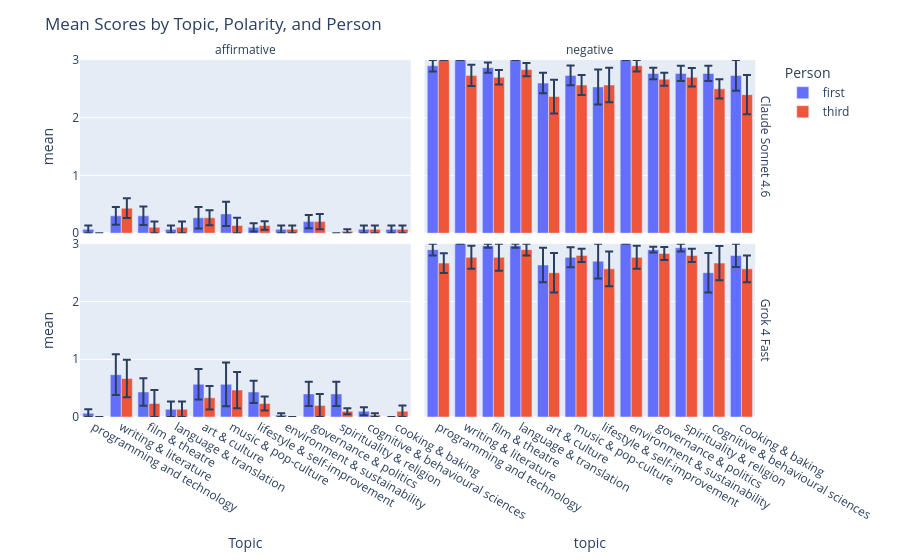

The cell this chart's notebook holds for it:
### Code cell
fig = px.bar(df, x="topic", y="mean", color="person", barmode="group", error_y="stderr", facet_col="polarity", facet_row="model")
fig.update_layout(title="Mean Scores by Topic, Polarity, and Person", xaxis_title="Topic", yaxis_title="mean", legend_title="Person")
fig.for_each_annotation(lambda a: a.update(text=a.text.split("=")[-1]))
fig.update_yaxes(range=[0, 3])
fig.show()

### Figure 1 — Plotly figure (JSON) as saved in the notebook; plotly's stock layout.template omitted (floating-point values rounded to 4 significant figures)
{"data": [{"alignmentgroup": "True", "error_y": {"array": [0.06667, 0.1528, 0.1606, 0.06667, 0.1846, 0.2108, 0.07115, 0.06667, 0.1133, 0.0, 0.06667, 0.06667]}, "hovertemplate": "person=first<br>model=Claude Sonnet 4.6<br>polarity=affirmative<br>topic=%{x}<br>mean=%{y}<extra></extra>", "legendgroup": "first", "marker": {"color": "#636efa", "pattern": {"shape": ""}}, "name": "first", "offsetgroup": "first", "orientation": "v", "showlegend": true, "textposition": "auto", "type": "bar", "x": ["programming and technology", "writing & literature", "film & theatre", "language & translation", "art & culture", "music & pop-culture", "lifestyle & self-improvement", "environment & sustainability", "governance & politics", "spirituality & religion", "cognitive & behavioural sciences", "cooking & baking"], "xaxis": "x3", "y": [0.06667, 0.3, 0.3, 0.06667, 0.2667, 0.3333, 0.1, 0.06667, 0.2, 0.0, 0.06667, 0.06667], "yaxis": "y3"}, {"alignmentgroup": "True", "error_y": {"array": [0.1, 0.0, 0.08889, 0.0, 0.1778, 0.1707, 0.3031, 0.0, 0.1, 0.1319, 0.1319, 0.2667]}, "hovertemplate": "person=first<br>model=Claude Sonnet 4.6<br>polarity=negative<br>topic=%{x}<br>mean=%{y}<extra></extra>", "legendgroup": "first", "marker": {"color": "#636efa", "pattern": {"shape": ""}}, "name": "first", "offsetgroup": "first", "orientation": "v", "showlegend": false, "textposition": "auto", "type": "bar", "x": ["programming and technology", "writing & literature", "film & theatre", "language & translation", "art & culture", "music & pop-culture", "lifestyle & self-improvement", "environment & sustainability", "governance & politics", "spirituality & religion", "cognitive & behavioural sciences", "cooking & baking"], "xaxis": "x4", "y": [2.9, 3.0, 2.867, 3.0, 2.6, 2.733, 2.533, 3.0, 2.767, 2.767, 2.767, 2.733], "yaxis": "y4"}, {"alignmentgroup": "True", "error_y": {"array": [0.06667, 0.3542, 0.2386, 0.1333, 0.2632, 0.3786, 0.1928, 0.03333, 0.2096, 0.2096, 0.07115, 0.0]}, "hovertemplate": "person=first<br>model=Grok 4 Fast<br>polarity=affirmative<br>topic=%{x}<br>mean=%{y}<extra></extra>", "legendgroup": "first", "marker": {"color": "#636efa", "pattern": {"shape": ""}}, "name": "first", "offsetgroup": "first", "orientation": "v", "showlegend": false, "textposition": "auto", "type": "bar", "x": ["programming and technology", "writing & literature", "film & theatre", "language & translation", "art & culture", "music & pop-culture", "lifestyle & self-improvement", "environment & sustainability", "governance & politics", "spirituality & religion", "cognitive & behavioural sciences", "cooking & baking"], "xaxis": "x", "y": [0.06667, 0.7333, 0.4333, 0.1333, 0.5667, 0.5667, 0.4333, 0.03333, 0.4, 0.4, 0.1, 0.0], "yaxis": "y"}, {"alignmentgroup": "True", "error_y": {"array": [0.1, 0.0, 0.03333, 0.03333, 0.3, 0.1725, 0.3, 0.0, 0.05092, 0.06667, 0.3416, 0.2]}, "hovertemplate": "person=first<br>model=Grok 4 Fast<br>polarity=negative<br>topic=%{x}<br>mean=%{y}<extra></extra>", "legendgroup": "first", "marker": {"color": "#636efa", "pattern": {"shape": ""}}, "name": "first", "offsetgroup": "first", "orientation": "v", "showlegend": false, "textposition": "auto", "type": "bar", "x": ["programming and technology", "writing & literature", "film & theatre", "language & translation", "art & culture", "music & pop-culture", "lifestyle & self-improvement", "environment & sustainability", "governance & politics", "spirituality & religion", "cognitive & behavioural sciences", "cooking & baking"], "xaxis": "x2", "y": [2.9, 3.0, 2.967, 2.967, 2.633, 2.767, 2.7, 3.0, 2.9, 2.933, 2.5, 2.8], "yaxis": "y2"}, {"alignmentgroup": "True", "error_y": {"array": [0.0, 0.1725, 0.1, 0.1, 0.1296, 0.1333, 0.0737, 0.06667, 0.1333, 0.03333, 0.06667, 0.06667]}, "hovertemplate": "person=third<br>model=Claude Sonnet 4.6<br>polarity=affirmative<br>topic=%{x}<br>mean=%{y}<extra></extra>", "legendgroup": "third", "marker": {"color": "#EF553B", "pattern": {"shape": ""}}, "name": "third", "offsetgroup": "third", "orientation": "v", "showlegend": true, "textposition": "auto", "type": "bar", "x": ["programming and technology", "writing & literature", "film & theatre", "language & translation", "art & culture", "music & pop-culture", "lifestyle & self-improvement", "environment & sustainability", "governance & politics", "spirituality & religion", "cognitive & behavioural sciences", "cooking & baking"], "xaxis": "x3", "y": [0.0, 0.4333, 0.1, 0.1, 0.2667, 0.1333, 0.1333, 0.06667, 0.2, 0.03333, 0.06667, 0.06667], "yaxis": "y3"}, {"alignmentgroup": "True", "error_y": {"array": [0.0, 0.1846, 0.1262, 0.1139, 0.2917, 0.1725, 0.2983, 0.1, 0.1111, 0.1606, 0.1667, 0.3399]}, "hovertemplate": "person=third<br>model=Claude Sonnet 4.6<br>polarity=negative<br>topic=%{x}<br>mean=%{y}<extra></extra>", "legendgroup": "third", "marker": {"color": "#EF553B", "pattern": {"shape": ""}}, "name": "third", "offsetgroup": "third", "orientation": "v", "showlegend": false, "textposition": "auto", "type": "bar", "x": ["programming and technology", "writing & literature", "film & theatre", "language & translation", "art & culture", "music & pop-culture", "lifestyle & self-improvement", "environment & sustainability", "governance & politics", "spirituality & religion", "cognitive & behavioural sciences", "cooking & baking"], "xaxis": "x4", "y": [3.0, 2.733, 2.7, 2.833, 2.367, 2.567, 2.567, 2.9, 2.667, 2.7, 2.5, 2.4], "yaxis": "y4"}, {"alignmentgroup": "True", "error_y": {"array": [0.0, 0.3258, 0.2333, 0.1333, 0.2049, 0.3151, 0.1222, 0.0, 0.2, 0.05092, 0.03333, 0.1]}, "hovertemplate": "person=third<br>model=Grok 4 Fast<br>polarity=affirmative<br>topic=%{x}<br>mean=%{y}<extra></extra>", "legendgroup": "third", "marker": {"color": "#EF553B", "pattern": {"shape": ""}}, "name": "third", "offsetgroup": "third", "orientation": "v", "showlegend": false, "textposition": "auto", "type": "bar", "x": ["programming and technology", "writing & literature", "film & theatre", "language & translation", "art & culture", "music & pop-culture", "lifestyle & self-improvement", "environment & sustainability", "governance & politics", "spirituality & religion", "cognitive & behavioural sciences", "cooking & baking"], "xaxis": "x", "y": [0.0, 0.6667, 0.2333, 0.1333, 0.3333, 0.4667, 0.2333, 0.0, 0.2, 0.1, 0.03333, 0.1], "yaxis": "y"}, {"alignmentgroup": "True", "error_y": {"array": [0.1721, 0.1991, 0.2333, 0.1, 0.3416, 0.1133, 0.3025, 0.1991, 0.1139, 0.1133, 0.2981, 0.2333]}, "hovertemplate": "person=third<br>model=Grok 4 Fast<br>polarity=negative<br>topic=%{x}<br>mean=%{y}<extra></extra>", "legendgroup": "third", "marker": {"color": "#EF553B", "pattern": {"shape": ""}}, "name": "third", "offsetgroup": "third", "orientation": "v", "showlegend": false, "textposition": "auto", "type": "bar", "x": ["programming and technology", "writing & literature", "film & theatre", "language & translation", "art & culture", "music & pop-culture", "lifestyle & self-improvement", "environment & sustainability", "governance & politics", "spirituality & religion", "cognitive & behavioural sciences", "cooking & baking"], "xaxis": "x2", "y": [2.667, 2.767, 2.767, 2.9, 2.5, 2.8, 2.567, 2.767, 2.833, 2.8, 2.667, 2.567], "yaxis": "y2"}], "layout": {"annotations": [{"font": {}, "showarrow": false, "text": "affirmative", "x": 0.24, "xanchor": "center", "xref": "paper", "y": 1, "yanchor": "bottom", "yref": "paper"}, {"font": {}, "showarrow": false, "text": "negative", "x": 0.74, "xanchor": "center", "xref": "paper", "y": 1, "yanchor": "bottom", "yref": "paper"}, {"font": {}, "showarrow": false, "text": "Grok 4 Fast", "textangle": 90, "x": 0.98, "xanchor": "left", "xref": "paper", "y": 0.2425, "yanchor": "middle", "yref": "paper"}, {"font": {}, "showarrow": false, "text": "Claude Sonnet 4.6", "textangle": 90, "x": 0.98, "xanchor": "left", "xref": "paper", "y": 0.7575, "yanchor": "middle", "yref": "paper"}], "barmode": "group", "legend": {"title": {"text": "Person"}, "tracegroupgap": 0}, "margin": {"t": 60}, "title": {"text": "Mean Scores by Topic, Polarity, and Person"}, "xaxis": {"anchor": "y", "domain": [0, 0.48], "title": {"text": "Topic"}}, "xaxis2": {"anchor": "y2", "domain": [0.5, 0.98], "matches": "x", "title": {"text": "topic"}}, "xaxis3": {"anchor": "y3", "domain": [0, 0.48], "matches": "x", "showticklabels": false}, "xaxis4": {"anchor": "y4", "domain": [0.5, 0.98], "matches": "x", "showticklabels": false}, "yaxis": {"anchor": "x", "domain": [0, 0.485], "range": [0, 3], "title": {"text": "mean"}}, "yaxis2": {"anchor": "x2", "domain": [0, 0.485], "matches": "y", "range": [0, 3], "showticklabels": false}, "yaxis3": {"anchor": "x3", "domain": [0.515, 1], "matches": "y", "range": [0, 3], "title": {"text": "mean"}}, "yaxis4": {"anchor": "x4", "domain": [0.515, 1], "matches": "y", "range": [0, 3], "showticklabels": false}}}
